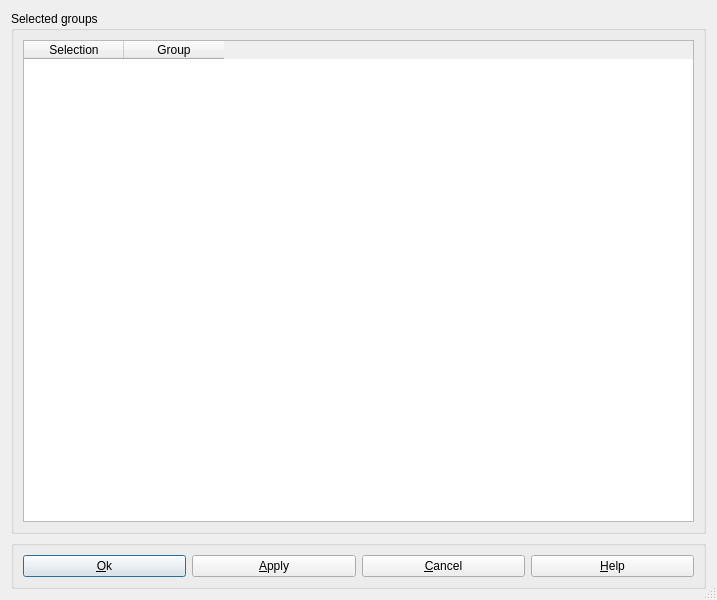
<ui version="4.0" >
 <class>CreateListGroup</class>
 <widget class="QDialog" name="CreateListGroup" >
  <property name="geometry" >
   <rect>
    <x>0</x>
    <y>0</y>
    <width>717</width>
    <height>600</height>
   </rect>
  </property>
  <property name="sizePolicy" >
   <sizepolicy vsizetype="Expanding" hsizetype="Expanding" >
    <horstretch>0</horstretch>
    <verstretch>0</verstretch>
   </sizepolicy>
  </property>
  <property name="windowTitle" >
   <string>Create Hypothesis - Group selection</string>
  </property>
  <property name="autoFillBackground" >
   <bool>false</bool>
  </property>
  <property name="sizeGripEnabled" >
   <bool>true</bool>
  </property>
  <layout class="QGridLayout" name="gridLayout" >
   <item row="0" column="0" >
    <widget class="QGroupBox" name="GBOptions" >
     <property name="title" >
      <string>Selected groups</string>
     </property>
     <layout class="QGridLayout" name="gridLayout_7" >
      <item row="0" column="0" >
       <widget class="QTableWidget" name="TWGroupe" >
        <property name="showGrid" >
         <bool>true</bool>
        </property>
        <property name="rowCount" >
         <number>0</number>
        </property>
        <property name="columnCount" >
         <number>2</number>
        </property>
        <column>
         <property name="text" >
          <string>Selection</string>
         </property>
        </column>
        <column>
         <property name="text" >
          <string>Group</string>
         </property>
        </column>
       </widget>
      </item>
     </layout>
    </widget>
   </item>
   <item row="1" column="0" >
    <widget class="QGroupBox" name="GBButtons" >
     <property name="title" >
      <string/>
     </property>
     <layout class="QGridLayout" name="gridLayout_5" >
      <item row="0" column="0" >
       <widget class="QPushButton" name="buttonOk" >
        <property name="text" >
         <string>&amp;Ok</string>
        </property>
       </widget>
      </item>
      <item row="0" column="1" >
       <widget class="QPushButton" name="buttonApply" >
        <property name="text" >
         <string>&amp;Apply</string>
        </property>
       </widget>
      </item>
      <item row="0" column="2" >
       <widget class="QPushButton" name="buttonCancel" >
        <property name="text" >
         <string>&amp;Cancel</string>
        </property>
       </widget>
      </item>
      <item row="0" column="3" >
       <widget class="QPushButton" name="buttonHelp" >
        <property name="text" >
         <string>&amp;Help</string>
        </property>
       </widget>
      </item>
     </layout>
    </widget>
   </item>
  </layout>
 </widget>
 <resources/>
 <connections/>
</ui>
